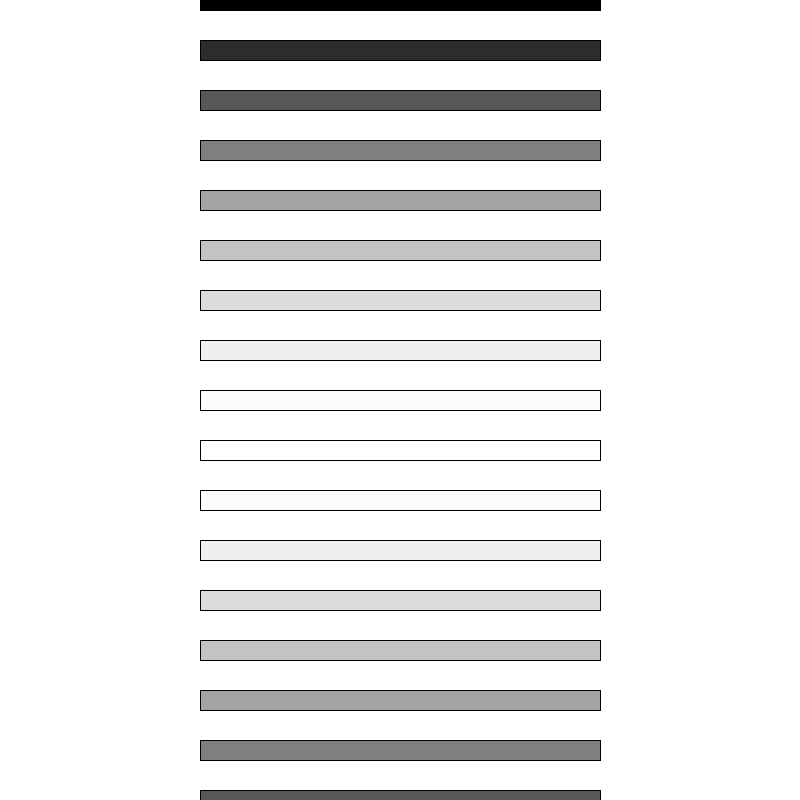
Frame 1 (no input)
Frame 60 (the mouse pressed at the canvas centre just before this capture): identical to frame 1, image omitted
Frame 120 (the mouse held since frame 60 and released just before this capture): identical to frame 1, image omitted

The Processing sketch that drew this single still picture (run headless with seeded random() and noise(); from frame 60 on, the mouse is pressed at the canvas centre):

// Processing sketch: Scrolling
// ── Scrolling.pde

float scrollPos;
float scrollVel;


void setup(){
  size(800, 800);
  
  rectMode(CENTER);
  fill(0);
}

void draw(){
  background(255);
  
  translate(0, -scrollPos);
  
  for(int i = 0; i < 100; i++){
    fill(255 * abs(sin(radians(i * 10))));
    rect(width / 2, i * 50, 400, 20);
  }
  
  scrollPos += scrollVel;
  scrollVel *= 0.98;
}

void mouseDragged(){
  scrollVel = pmouseY - mouseY;
}
